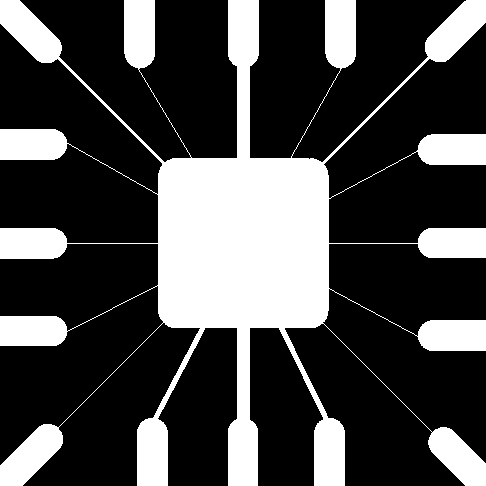
#> input picture images/wirebond_mask.tif, 486 x 486 px
$ jupyter execute 'Morfología.ipynb'
#> lines starting #> are read from the running program, lines starting #| are printed output that depends on the picture; after the words box and inside, x2 and y2 are one past the last pixel; in counts of white or black regions, pixels touching at a corner belong together
# Morfología Matemática con Scikit-Image

[cell 1]
import numpy as np
import matplotlib.pyplot as plt
from mpl_toolkits.mplot3d import Axes3D
#%matplotlib ipympl

from PIL import Image

from skimage.morphology import (square, rectangle, diamond, disk, cube,
                                octahedron, ball, octagon, star,
                                binary_erosion, binary_dilation, binary_opening, binary_closing,
                               remove_small_holes, label, convex_hull_image, skeletonize, thin)

from skimage import data
from skimage.util import invert

## Elementos estructurantes

### 2D

[cell 2]
struc_2d = {
    "square(15)": square(15),
    "rectangle(15, 10)": rectangle(15, 10),
    "diamond(7)": diamond(7),
    "disk(7)": disk(7),
    "octagon(7, 4)": octagon(7, 4),
    "star(5)": star(5)
}

[cell 3]
fig = plt.figure(figsize=(8, 8))

idx = 1
for title, struc in struc_2d.items():
    ax = fig.add_subplot(3, 3, idx)
    ax.imshow(struc, cmap="Paired", vmin=0, vmax=12)
    for i in range(struc.shape[0]):
        for j in range(struc.shape[1]):
            ax.text(j, i, struc[i, j], ha="center", va="center", color="w")
    ax.set_axis_off()
    ax.set_title(title)
    idx += 1


fig.tight_layout()
plt.show()

### 3D

[cell 4]
struc_3d = {
    "cube(11)": cube(11),
    "octahedron(5)": octahedron(5),
    "ball(5)": ball(5)
}

[cell 5]
fig = plt.figure(figsize=(8, 8))

idx = 1

for title, struc in struc_3d.items():
    ax = fig.add_subplot(3, 3, idx, projection=Axes3D.name)
    ax.voxels(struc)
    ax.set_title(title)
    idx += 1

fig.tight_layout()
plt.show()

## Erosión

[cell 6]
A = rectangle(5, 14)
A[[0,4],4:10] = 0
A = np.pad(A, 1, 'constant')
#Hay que ponerle el marco pues los
# elementos estructurantes no sobrepasan el área de imagen

plt.imshow(A)
plt.title('A');

[cell 7]
plt.figure(figsize=(1,1))
plt.imshow(square(3))
plt.title('Cuadrado');
# Ojo, se invierten colores en representación

[cell 8]
plt.imshow(binary_erosion(A, square(3)))
#Si no se le pone el marco, el elemento estructurante
#calcula mal los bordes

[cell 9]
plt.figure(figsize=(1,1))
plt.imshow(disk(1))
plt.title('Disco');

[cell 10]
plt.imshow(binary_erosion(A, disk(1)))

### Erosión para eliminar componentes

[cell 11]
file = 'images/wirebond_mask.tif'
img  = Image.open(file)
#> img is the input picture: PIL image 486x486 1; 28.1% white; 1 white region, box (x1, y1, x2, y2) and area: (0, 0, 486, 486) 66259

print('formato:', img.format)
#| formato: TIFF
print('(ancho, alto) =', img.size)
#| (ancho, alto) = (486, 486)
print('modo: ', img.mode)
#| modo:  1

plt.imshow(img, cmap='gray')

[cell 12]
plt.figure(figsize=(8, 6))

plt.subplot(221)
plt.title('Máscara original')
plt.imshow(img, cmap='gray')

plt.subplot(222)
plt.title('Erosión se1')
plt.imshow(binary_erosion(np.array(img), square(11)), cmap='gray')

plt.subplot(223)
plt.title('Erosión se2')
plt.imshow(binary_erosion(np.array(img), square(15)), cmap='gray')

plt.subplot(224)
plt.title('Erosión se3')
plt.imshow(binary_erosion(np.array(img), square(45)), cmap='gray')
plt.tight_layout()

## Dilatación

[cell 13]
A = np.logical_not(rectangle(125,512))
A[:,256] = 1

plt.imshow(A)
plt.title('A');

[cell 14]
plt.imshow(binary_dilation(A,disk(radius=1)))

### Dilatación para reparar caracteres

[cell 15]
file = 'images/text_gaps.tif'
img  = Image.open(file)
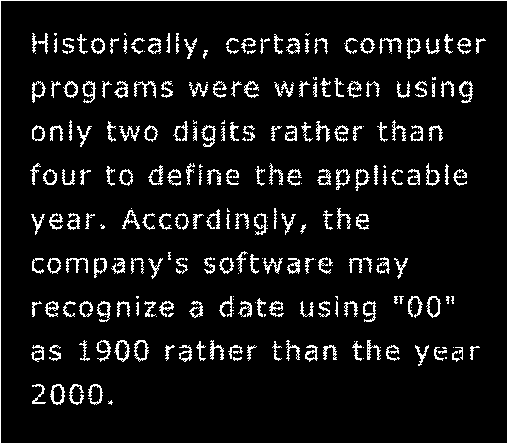
#> input picture images/text_gaps.tif, 508 x 444 px
#> img is the input picture: PIL image 508x444 1; 7.9% white in thin lines or dots

print('formato:', img.format)
#| formato: TIFF
print('(ancho, alto) =', img.size)
#| (ancho, alto) = (508, 444)
print('modo: ', img.mode)
#| modo:  1

plt.imshow(img, cmap='gray')

[cell 16]
plt.figure(figsize=(8, 3))

plt.subplot(121)
plt.title('Máscara original')
plt.imshow(img, cmap='gray')

plt.subplot(122)
plt.title('Dilatación')
plt.imshow(binary_dilation(np.array(img), disk(radius=1)), cmap='gray')

## Apertura  y cierre

- Apertura: erosión + dilatación
- Cierre: dilatación + erosión

[cell 17]
A = rectangle(20, 46)
A[9:11, 0:10] = 0
A[0:8, 19:25] = 0
A[12:20, 19:25] = 0
A[4:16,37:46] = 0
A = np.pad(A,3, 'constant')

plt.imshow(A)

[cell 18]
plt.figure(figsize=(1,1))
plt.imshow(disk(3))
plt.title('Disco');

[cell 19]
plt.imshow(binary_opening(A,disk(3)))

[cell 20]
plt.imshow(binary_closing(A,disk(3)))

### Eliminación de trodas las componentes no centrales

[cell 21]
plt.figure(figsize=(8, 3))

plt.subplot(121)
plt.title('Máscara original')
plt.imshow(img, cmap='gray')

plt.subplot(122)
plt.title('Erosión + Dilatación se1')
plt.imshow(binary_dilation(binary_erosion(np.array(img), square(1)),square(1)), cmap='gray')

### Filtrado de huella dactilar

[cell 22]
file = 'images/noisy_fingerprint.tif'
img  = Image.open(file)
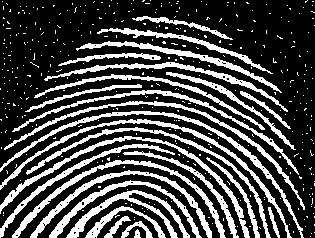
#> input picture images/noisy_fingerprint.tif, 315 x 238 px
#> img is the input picture: PIL image 315x238 1; 28.5% white; 414 white regions (387 under 20 px), largest, box (x1, y1, x2, y2) and area: (0, 111, 304, 238) 1388, (0, 136, 250, 238) 1372, (0, 119, 292, 238) 1337

print('formato:', img.format)
#| formato: TIFF
print('(ancho, alto) =', img.size)
#| (ancho, alto) = (315, 238)
print('modo: ', img.mode)
#| modo:  1

img = np.array(img)

plt.imshow(img, cmap='gray')

[cell 23]
#Erosión
plt.imshow(binary_erosion(img, square(3)), cmap='gray')
plt.title('Erosión')

[cell 24]
#Erosión + Dilatación
plt.subplot(121)
plt.imshow(binary_dilation(binary_erosion(img, square(3)),square(3)), cmap='gray')
plt.title('Erosión + Dilatación')

#Apertura
plt.subplot(122)
plt.imshow(binary_opening(img, square(3)), cmap='gray')
plt.title('Apertura')

[cell 25]
#Apertura + Dilatación
plt.imshow(binary_dilation(binary_opening(img, square(3)), square(3)),cmap='gray')

[cell 26]
#Apertura + Dilatación + Erosión
plt.subplot(121)
plt.imshow(binary_erosion(binary_dilation(binary_opening(img, square(3)),square(3)),square(3)), cmap='gray')
plt.title('Apertura + Dilatación + Erosión')

#Apertura + Cierre
plt.subplot(122)
plt.imshow(binary_closing(binary_opening(img, square(3)),square(3)), cmap='gray')
plt.title('Apertura + Cierre')

### Extracción de contornos

[cell 27]
file = 'images/lincoln_mask.tif'
img  = Image.open(file)
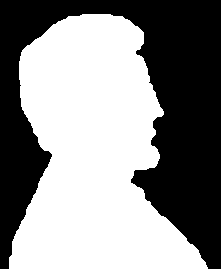
#> input picture images/lincoln_mask.tif, 221 x 269 px
#> img is the input picture: PIL image 221x269 1; 54.6% white; 1 black region, box (x1, y1, x2, y2) and area: (0, 0, 221, 269) 26994

print('formato:', img.format)
#| formato: TIFF
print('(ancho, alto) =', img.size)
#| (ancho, alto) = (221, 269)
print('modo: ', img.mode)
#| modo:  1

img = np.array(img)

plt.imshow(img, cmap='gray')

[cell 28]
plt.imshow(np.logical_xor(img, binary_erosion(img,square(3))), cmap='gray')

### Rellenar agujeros

[cell 29]
file = 'images/circles_holes_mask.tif'
img  = Image.open(file)
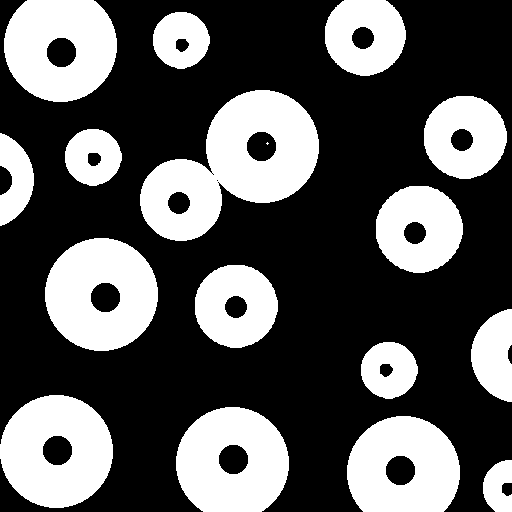
#> input picture images/circles_holes_mask.tif, 512 x 512 px
#> img is the input picture: PIL image 512x512 L; 35.3% white; 17 white regions (1 under 20 px), largest, box (x1, y1, x2, y2) and area: (140, 90, 319, 241) 14240, (45, 238, 158, 351) 9332, (0, 395, 113, 508) 9332

print('formato:', img.format)
#| formato: TIFF
print('(ancho, alto) =', img.size)
#| (ancho, alto) = (512, 512)
print('modo: ', img.mode)
#| modo:  L

img = np.array(img)

plt.imshow(img, cmap='gray')

[cell 30]
plt.imshow(remove_small_holes(img,1024), cmap='gray')
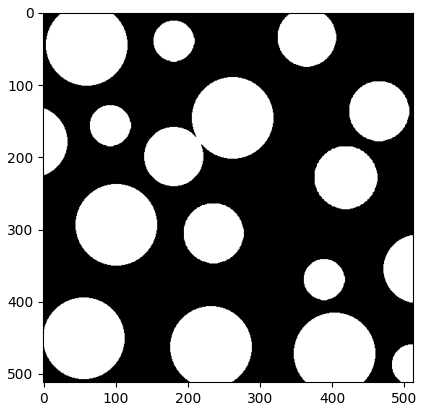
#> figure drawn by matplotlib, 1 panel

### Componentes conectadas

[cell 31]
label(img).max()
#> Out = 17

[cell 32]
plt.imshow(label(img))
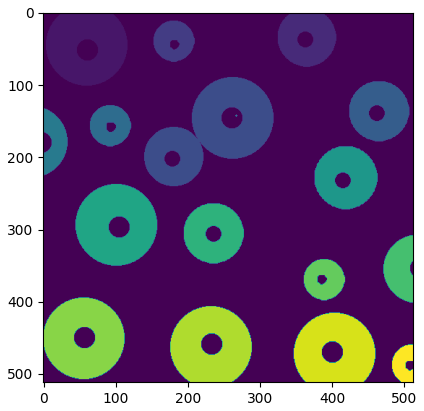
#> figure drawn by matplotlib, 1 panel

### Envolvnte convexa

[cell 33]
import matplotlib.pyplot as plt

from skimage.morphology import convex_hull_image
from skimage import data, img_as_float
from skimage.util import invert

# The original image is inverted as the object must be white.
image = invert(data.horse())
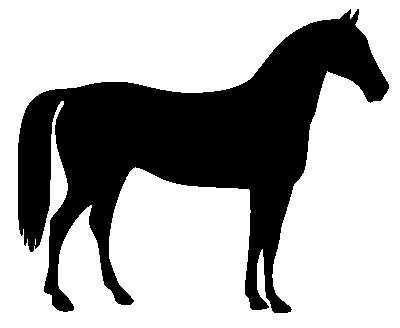
#> input picture skimage.data.horse(), 400 x 328 px
#> image: shape (328, 400) bool; 33.1% white; 1 white region, box (x1, y1, x2, y2) and area: (18, 9, 389, 313) 43412

chull = convex_hull_image(image)
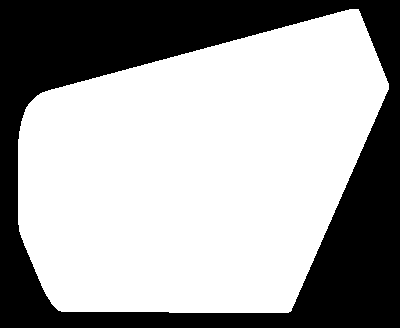
#> chull: shape (328, 400) bool; 63.9% white; 1 black region, box (x1, y1, x2, y2) and area: (0, 0, 400, 328) 47395

fig, axes = plt.subplots(1, 2, figsize=(8, 4))
ax = axes.ravel()

ax[0].set_title('Original picture')
ax[0].imshow(image, cmap=plt.cm.gray)
ax[0].set_axis_off()

ax[1].set_title('Transformed picture')
ax[1].imshow(chull, cmap=plt.cm.gray)
ax[1].set_axis_off()

plt.tight_layout()
plt.show()

[cell 34]
img = invert(data.horse())

plt.imshow(img,cmap='gray')

[cell 35]
plt.imshow(convex_hull_image(img),cmap='gray')

### Esqueletonización

[cell 36]
plt.imshow(skeletonize(img),cmap='gray')
plt.title('Esqueletonización')

### Adelgazamiento

[cell 37]
plt.imshow(thin(img),cmap='gray')
plt.title('Adelgazamiento')
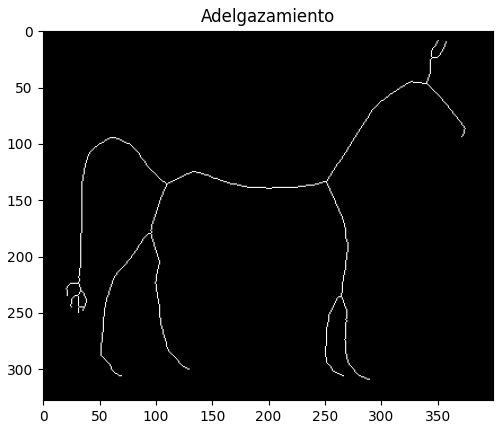
#> figure drawn by matplotlib, 1 panel

[cell 38]
plt.imshow(thin(img, max_num_iter=25),cmap='gray')
plt.title('Adelgazamiento parcial')
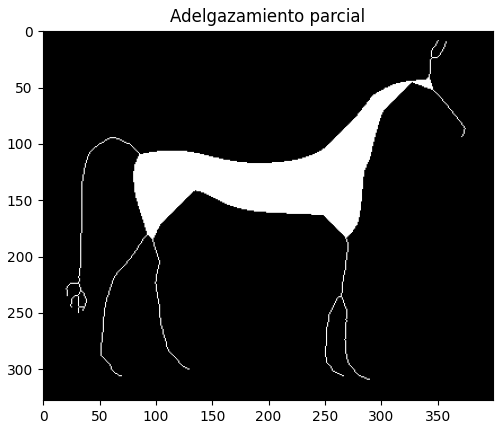
#> figure drawn by matplotlib, 1 panel
